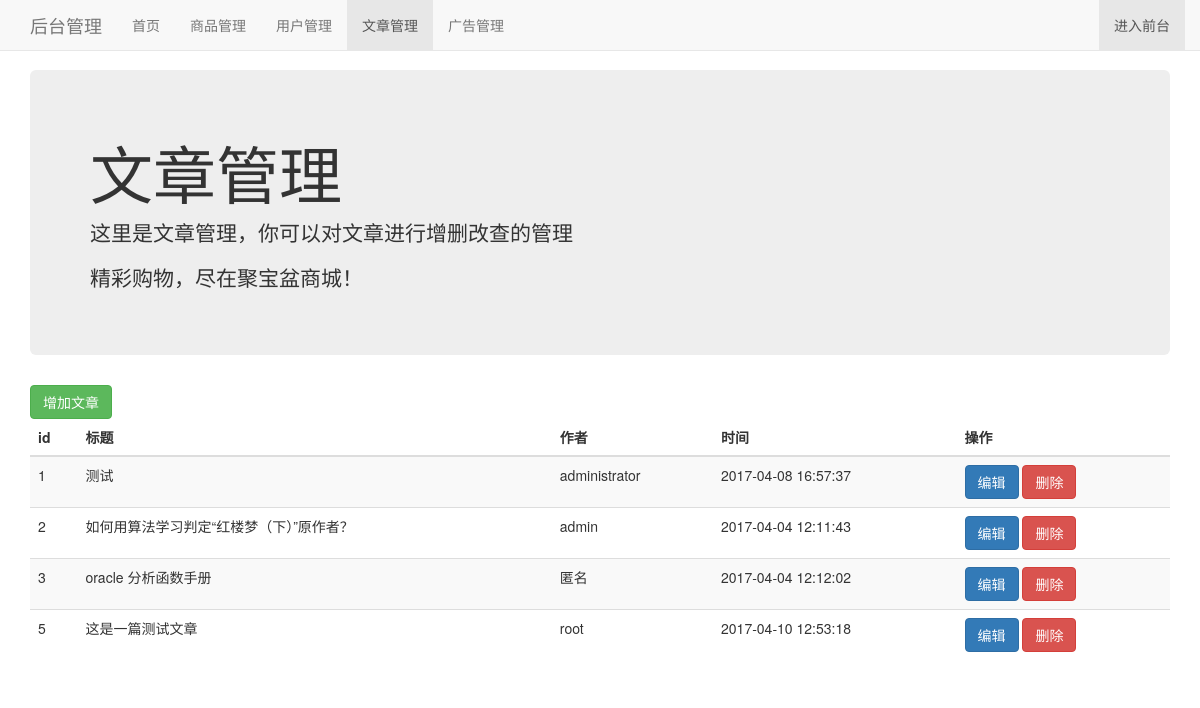
/admin/articlelist.php, run on the app's committed database.
### tables this page shows
CREATE TABLE `wenzhang` (
  `id` int(11) NOT NULL AUTO_INCREMENT,
  `title` varchar(255) NOT NULL,
  `content` text NOT NULL,
  `author` varchar(255) NOT NULL,
  `time` timestamp NOT NULL DEFAULT '0000-00-00 00:00:00' ON UPDATE CURRENT_TIMESTAMP,
  PRIMARY KEY (`id`)
);

### admin/articlelist.php (the view, shortened to what this page needs)
<?php
include '../conn.php';
?>
<!DOCTYPE html>
<html lang="zh">
  <head>
    <link href="./css/bootstrap.min.css" rel="stylesheet">
    <link href="./css/navbar-fixed-top.css" rel="stylesheet">
  </head>
  <body>
    <nav class="navbar navbar-default navbar-fixed-top">
      <div class="container">
        <div class="navbar-header">
          <a class="navbar-brand" href="#">后台管理</a>
        </div>
        <div id="navbar" class="navbar-collapse collapse">
          <ul class="nav navbar-nav">
            <li><a href="/admin/main.php">首页</a></li>
            <li><a href="/admin/goodslist.php">商品管理</a></li>
            <li><a href="/admin/userlist.php">用户管理</a></li>
            <li class="active"><a href="/admin/articlelist.php">文章管理</a></li>
            <li><a href="/admin/advlist.php">广告管理</a></li>
          </ul>
          <ul class="nav navbar-nav navbar-right">
            <li class="active"><a href="/index.php">进入前台 <span class="sr-only">(current)</span></a></li>
          </ul>
        </div>
      </div>
    </nav>
    <div class="container">
      <div class="jumbotron">
        <h1>文章管理</h1>
        <p>这里是文章管理，你可以对文章进行增删改查的管理</p>
        <p>精彩购物，尽在聚宝盆商城！</p>
      </div>
                <table class="table table-striped">
        <a href="addarticle.php" class="btn btn-success">增加文章</a>
        <thead>
          <tr>
            <th>id</th>
            <th>标题</th>
            <th>作者</th>
            <th>时间</th>
            <th>操作</th>
          </tr>
        </thead>
        <tbody>
      <?php
      $sql = "SELECT * FROM wenzhang";
      $result = $conn->query($sql);
      if ($result->num_rows > 0) {
        while($row = $result->fetch_assoc()) {
          ?>
    <tr>
      <td><?php echo $row["id"]; ?></td>
      <td><?php echo $row["title"]; ?></td>
      <td><?php echo $row["author"]; ?></td>
      <td><?php echo $row["time"]; ?></td>
      <td>
        <a href="editarticle.php?aid=<?php echo $row["id"]; ?>" class="btn btn-primary">编辑</a>
        <button  class="btn btn-danger" data-toggle="modal" onclick="delarticle(<?php echo $row['id']?>)" data-target="#myModal">删除</button>
      </td>
    </tr>
          <?php
        }
      } else {
        echo "0 个结果";
      }
      ?>
    </tbody>
  </table>
  </body>
</html>

### admin/css/navbar-fixed-top.css (style rules this page uses)
body { min-height: 2000px; padding-top: 70px; }

### data on the page
wenzhang: id "1", title "测试", author "administrator", time "2017-04-08 16:57:37"
wenzhang: id "2", title "如何用算法学习判定“红楼梦（下）”原作者？", author "admin", time "2017-04-04 12:11:43"
wenzhang: id "3", title "oracle 分析函数手册", author "匿名", time "2017-04-04 12:12:02"
wenzhang: id "5", title "这是一篇测试文章", author "root", time "2017-04-10 12:53:18"
